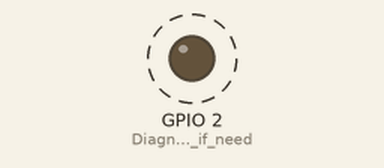
This program was run on a simulated ESP8266 (Wemos D1 mini). Parts: output pins drawn as LEDs (lit = HIGH). Dashed ring = blinking. What the program prints to the serial monitor is not drawn.

Above: at 3.8 s.
Timing chart, 0 to 7.9 s (numbered marks = the images above):
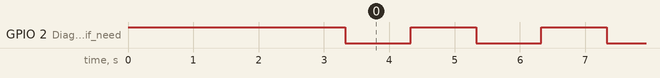

The program:

main.cpp
```cpp
#include <Arduino.h>
// Tested with wemos d1 mini
// Connected wemos tx to max485 di

byte packet[] = {
//0xff,  // Starting byte, sent separately below to not include in checksum
  0x06,  // Sign address
  0xa2,  // Always a2
  0xd0,  // Display width
  0x70,  // 112px
  0xd1,  // Display height
  0x10,  // 0px
  0xd2,  // Horizontal offset
  0x00,  // 0px right
  0xd3,  // Vertical offset
  0x00,  // 0px down
  0xD4,  // Font
  0x60,  // 13px font
  0x45,  // E
  0x58,  // X
  0x41,  // A
  0x4d,  // M
  0x50,  // P
  0x4c,  // L
  0x45,  // E
//0xcd,  // Checksum
//0xff   // Stop byte
};

int length = sizeof(packet) / sizeof(packet[0]);

byte calculateChecksum(byte byteArray[], int length) {
  unsigned int sum = 0;

  for (int i = 0; i < length; i++) {
    sum += byteArray[i];
  }

  return (byte)(sum % 256);  // Return checksum as byte (mod 256)
}

void setup() {

  pinMode(LED_BUILTIN, OUTPUT);    // Diagnose with LED if needed
  digitalWrite(LED_BUILTIN, HIGH); // LED off when HIGH!

  // initialize serial port:
  Serial.begin(4800);

  while (!Serial) {
    ; // wait for serial port to connect.
  }

  delay(3000); // Makes communication much more robust (maybe d1 mini boot process garbles to the sign, and it takes a while for the sign to timeout and clear its serial buffer?)

  Serial.write(0xff);
  Serial.write(packet, length);
  byte checksum = calculateChecksum(packet, length);
  if (checksum == 0xff) { Serial.write(0xfe); Serial.write(0x01); }
  else if (checksum == 0xfe) { Serial.write(0xfe); Serial.write(0x00); }
  else { Serial.write(checksum); }
  Serial.write(0xff);
  for(int i = 0; i < 200; i++){
    Serial.write(0x0);
  }


}

void loop() {
  digitalWrite(LED_BUILTIN, LOW);
  delay(1000);
  digitalWrite(LED_BUILTIN, HIGH);
  delay(1000);
}
```

Measured:
- by itself, GPIO 2 (Diagnose_with_LED_if_need): alternates HIGH for 1.0 s and LOW for 1.0 s
